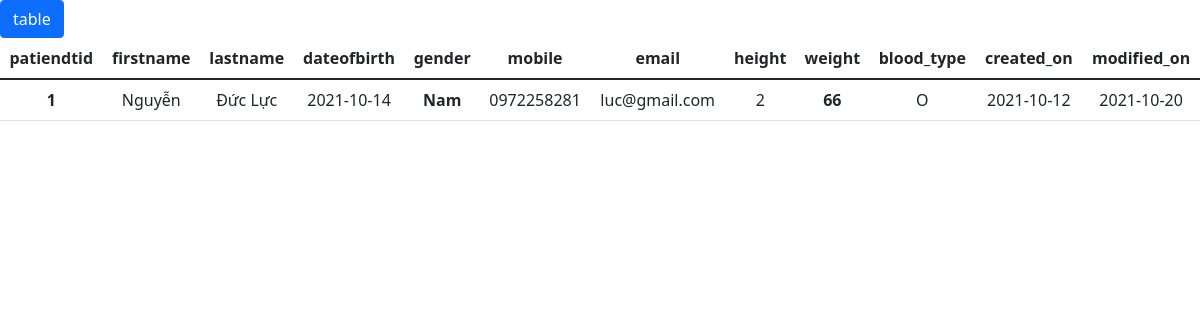
Page /details.php?id=1 on the committed database.
### tables this page shows
CREATE TABLE `patient` (
  `patiendtid` int(11) NOT NULL,
  `firstname` varchar(100) DEFAULT NULL,
  `lastname` varchar(100) DEFAULT NULL,
  `dateofbirth` date DEFAULT NULL,
  `gender` tinyint(2) DEFAULT NULL,
  `mobile` char(20) DEFAULT NULL,
  `email` varchar(100) DEFAULT NULL,
  `height` float DEFAULT NULL,
  `weight` float DEFAULT NULL,
  `blood_type` varchar(100) DEFAULT NULL,
  `created_on` date DEFAULT NULL,
  `modified_on` date DEFAULT NULL
);

### src/details.php (the view, shortened to what this page needs)
<?php include('./config.php') ?>
<!DOCTYPE html>
<html lang="en">
<head>
    <link href="https://cdn.jsdelivr.net/npm/bootstrap@5.1.3/dist/css/bootstrap.min.css" rel="stylesheet">
</head>
<body>
    <a href="./index.php"> <button type="button" class="btn btn-primary">table</button></a>
    <div class=" text-center">
        <table class="table">
            <thead>
                <tr>
                    <th scope="col">patiendtid </th>
                    <th scope="col">firstname</th>
                    <th scope="col">lastname</th>
                    <th scope="col">dateofbirth</th>
                    <th scope="col">gender </th>
                    <th scope="col">mobile</th>
                    <th scope="col">email</th>
                    <th scope="col">height</th>
                    <th scope="col">weight </th>
                    <th scope="col">blood_type</th>
                    <th scope="col">created_on</th>
                    <th scope="col">modified_on</th>
                </tr>
            </thead>
            <tbody>
                <?php
                if (isset($_GET['id'])) {
                    $id = $_GET['id'];
                    $sql = "select * from patient where patiendtid = '$id'";
                    $rs = mysqli_query($con, $sql);
                    if (mysqli_num_rows($rs) > 0) {
                        while ($row = mysqli_fetch_assoc($rs)) { ?>
                            <tr>
                                <th><?php echo $row['patiendtid'] ?></th>
                                <td><?php echo $row['firstname'] ?></td>
                                <td><?php echo $row['lastname'] ?></td>
                                <td><?php echo $row['dateofbirth'] ?></td>
                                <th><?php if ($row['gender'] == 1) {
                                        echo "Nam";
                                    } else if ($row['gender'] == 0) {
                                        echo "Nữ";
                                    } ?></th>
                                <td><?php echo $row['mobile'] ?></td>
                                <td><?php echo $row['email'] ?></td>
                                <td><?php echo $row['height'] ?></td>
                                <th><?php echo $row['weight'] ?></th>
                                <td><?php echo $row['blood_type'] ?></td>
                                <td><?php echo $row['created_on'] ?></td>
                                <td><?php echo $row['modified_on'] ?></td>
                            </tr>
                <?php
                        }
                    }
                }
                ?>
    </div>
</body>
</html>

### rows in the picture
patient: patiendtid "1", firstname "Nguyễn", lastname "Đức Lực", dateofbirth "2021-10-14", gender "Nam", mobile "0972258281", email "luc@gmail.com", height "2", weight "66", blood_type "O", created_on "2021-10-12", modified_on "2021-10-20"
